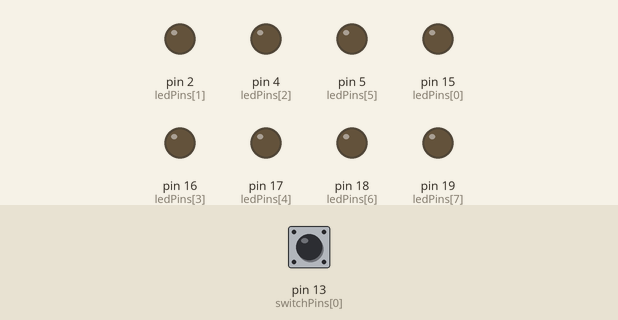
The sketch below on a simulated Arduino Uno, built with avr-gcc and run on an emulated ATmega328P. On the bench: output pins drawn as LEDs (lit = HIGH). Dashed ring = blinking. Inputs (shaded band) come from the test bench; at power-on: pin 13 (switchPins[0]) HIGH.

Above: at 1.2 s.
1.3 s: pin 13 (switchPins[0]) pulled LOW for 1 s
At 1.77 s:
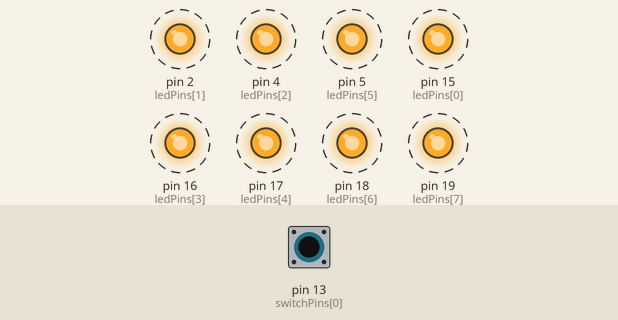
3.8 s: pin 13 (switchPins[0]) pulled LOW for 3.2 s
At 7.4 s:
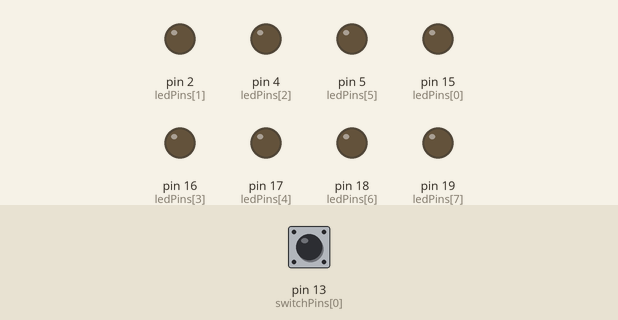
8.5 s: pin 13 (switchPins[0]) pulled LOW for 0.15 s
At 9.4 s:
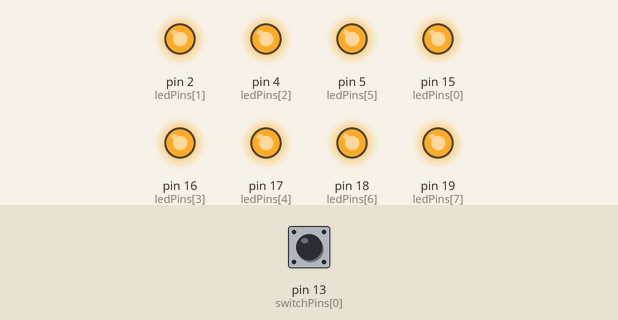
Timing chart, 0 to 11.5 s (numbered marks = the images above; inputs shaded):
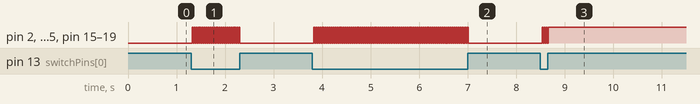

Measured:
- after the input at 1.3 s, pin 2 (ledPins[1]), pin 4 (ledPins[2]), pin 5 (ledPins[5]), pin 15 (ledPins[0]), pin 16 (ledPins[3]), pin 17 (ledPins[4]), pin 18 (ledPins[6]), pin 19 (ledPins[7]): alternates HIGH for 0.02 s and LOW for 0.02 s, 50 changes in all, then stays LOW, starting at once
- after the input at 3.8 s, pin 2 (ledPins[1]), pin 4 (ledPins[2]), pin 5 (ledPins[5]), pin 15 (ledPins[0]), pin 16 (ledPins[3]), pin 17 (ledPins[4]), pin 18 (ledPins[6]), pin 19 (ledPins[7]): alternates HIGH for 0.02 s and LOW for 0.02 s, 160 changes in all, then stays LOW, starting at once
- after the input at 8.5 s, pin 2 (ledPins[1]), pin 4 (ledPins[2]), pin 5 (ledPins[5]), pin 15 (ledPins[0]), pin 16 (ledPins[3]), pin 17 (ledPins[4]), pin 18 (ledPins[6]), pin 19 (ledPins[7]): alternates HIGH for 0.02 s and LOW for 0.02 s, 7 changes in all, then stays HIGH, starting at once

The sketch:

whileLoop.ino
```cpp
// Define the pins for the switches
// byte switchPins[] = {2, 3, 4};
byte switchPins[] = {13, 12, 14};

// Define the pins for the LEDs
// byte ledPins[] = {5, 6, 7, 8, 9, 10, 11, 12};
byte ledPins[] = {15, 2, 4, 16, 17, 5, 18, 19};

void setup()
{
    Serial.begin(115200);
    // Set the switch pins as inputs
    for (int i = 0; i < 3; i++)
    {
        pinMode(switchPins[i], INPUT_PULLUP);
    }
    // Set the LED pins as outputs
    for (int i = 0; i < 8; i++)
    {
        pinMode(ledPins[i], OUTPUT);
    }
}

void loop()
{
    byte switch1State = digitalRead(switchPins[0]);
    delay(20);
    if (switch1State == LOW)
    {
        for (byte j = 0; j < 8; j++)
        {
            digitalWrite(ledPins[j], HIGH);
        }
        while (true)
        {
            switch1State = digitalRead(switchPins[0]);
            delay(20);
            if (switch1State == LOW)
            {
                break;
            }
        }
    }

    for (byte j = 0; j < 8; j++)
    {
        digitalWrite(ledPins[j], LOW);
    }
}
```
